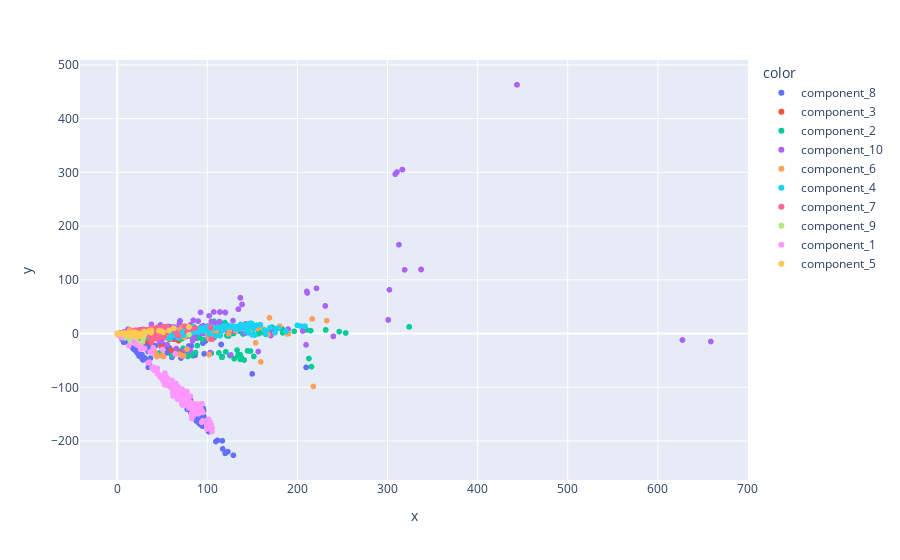

Here is the notebook cell this chart was saved with:
### Markdown cell above
Sparsity of the matrix leads us to try SVD for dimension reduction.

### Code cell
# Take all of the data and plot it on 2 dimensions
svd = TruncatedSVD(n_components=2)
svd.fit_transform(doc_word)

chrt_dat= pd.DataFrame(svd.transform(doc_word))
chrt_dat.columns = ['x','y']

import plotly.express as px
df = px.data.iris()
fig = px.scatter(chrt_dat, x='x', y="y",color=H.idxmax(axis=1).tolist(), hover_name=muni_df['ID'])
fig.show()

### Figure 1 — Plotly figure (JSON) as saved in the notebook; plotly's stock layout.template omitted (floating-point values rounded to 4 significant figures; data arrays with more than 128 entries replaced by an {"elided": "..."} marker saying what was removed)
{"data": [{"hovertemplate": "<b>%{hovertext}</b><br><br>color=component_8<br>x=%{x}<br>y=%{y}<extra></extra>", "hovertext": {"elided": "161 str values"}, "legendgroup": "component_8", "marker": {"color": "#636efa", "symbol": "circle"}, "mode": "markers", "name": "component_8", "showlegend": true, "type": "scattergl", "x": {"elided": "161 float values"}, "xaxis": "x", "y": {"elided": "161 float values"}, "yaxis": "y"}, {"hovertemplate": "<b>%{hovertext}</b><br><br>color=component_3<br>x=%{x}<br>y=%{y}<extra></extra>", "hovertext": {"elided": "314 str values"}, "legendgroup": "component_3", "marker": {"color": "#EF553B", "symbol": "circle"}, "mode": "markers", "name": "component_3", "showlegend": true, "type": "scattergl", "x": {"elided": "314 float values"}, "xaxis": "x", "y": {"elided": "314 float values"}, "yaxis": "y"}, {"hovertemplate": "<b>%{hovertext}</b><br><br>color=component_2<br>x=%{x}<br>y=%{y}<extra></extra>", "hovertext": {"elided": "282 str values"}, "legendgroup": "component_2", "marker": {"color": "#00cc96", "symbol": "circle"}, "mode": "markers", "name": "component_2", "showlegend": true, "type": "scattergl", "x": {"elided": "282 float values"}, "xaxis": "x", "y": {"elided": "282 float values"}, "yaxis": "y"}, {"hovertemplate": "<b>%{hovertext}</b><br><br>color=component_10<br>x=%{x}<br>y=%{y}<extra></extra>", "hovertext": {"elided": "396 str values"}, "legendgroup": "component_10", "marker": {"color": "#ab63fa", "symbol": "circle"}, "mode": "markers", "name": "component_10", "showlegend": true, "type": "scattergl", "x": {"elided": "396 float values"}, "xaxis": "x", "y": {"elided": "396 float values"}, "yaxis": "y"}, {"hovertemplate": "<b>%{hovertext}</b><br><br>color=component_6<br>x=%{x}<br>y=%{y}<extra></extra>", "hovertext": {"elided": "155 str values"}, "legendgroup": "component_6", "marker": {"color": "#FFA15A", "symbol": "circle"}, "mode": "markers", "name": "component_6", "showlegend": true, "type": "scattergl", "x": {"elided": "155 float values"}, "xaxis": "x", "y": {"elided": "155 float values"}, "yaxis": "y"}, {"hovertemplate": "<b>%{hovertext}</b><br><br>color=component_4<br>x=%{x}<br>y=%{y}<extra></extra>", "hovertext": {"elided": "188 str values"}, "legendgroup": "component_4", "marker": {"color": "#19d3f3", "symbol": "circle"}, "mode": "markers", "name": "component_4", "showlegend": true, "type": "scattergl", "x": {"elided": "188 float values"}, "xaxis": "x", "y": {"elided": "188 float values"}, "yaxis": "y"}, {"hovertemplate": "<b>%{hovertext}</b><br><br>color=component_7<br>x=%{x}<br>y=%{y}<extra></extra>", "hovertext": {"elided": "259 str values"}, "legendgroup": "component_7", "marker": {"color": "#FF6692", "symbol": "circle"}, "mode": "markers", "name": "component_7", "showlegend": true, "type": "scattergl", "x": {"elided": "259 float values"}, "xaxis": "x", "y": {"elided": "259 float values"}, "yaxis": "y"}, {"hovertemplate": "<b>%{hovertext}</b><br><br>color=component_9<br>x=%{x}<br>y=%{y}<extra></extra>", "hovertext": ["SS403142", "P2403911", "P1405344", "P2404423", "P1404602", "P1406248", "P1403798", "P1404598", "P1404764", "P2403566", "SS403180", "SS403181", "SS403179", "P1403806", "P2403648", "P1404630", "P1403951", "P1403950", "RE402090", "P1404506", "P1404601", "SS403023", "P1404385", "P1405109", "RE401381", "RE400799", "SS401164", "RE399466", "RE401138", "SS402400", "SS402635", "RE402069", "SS402704", "RE401487", "RE400673", "RE402075", "RE401482", "RE399779", "RE400080", "SS402966", "RE401372", "RE399125", "RE399168", "SS402080", "SS401629", "RE399358", "SS401521", "RE400588", "SS401112", "RE400193", "SS401828", "RE399852", "RE400983", "SS401049", "SS401669", "RE400375", "RE401941", "SS401343", "RE401181", "SS402084", "SS401576", "SS401069", "SS401587", "RE400262", "RE399603", "SS402507", "RE401345", "SS402639", "SS402160"], "legendgroup": "component_9", "marker": {"color": "#B6E880", "symbol": "circle"}, "mode": "markers", "name": "component_9", "showlegend": true, "type": "scattergl", "x": [8.517, 2.505, 11.36, 25.14, 19.86, 29.08, 79.77, 20.0, 16.39, 3.935, 13.38, 13.38, 13.38, 5.349, 6.591, 14.38, 29.33, 29.33, 20.86, 19.59, 17.18, 16.7, 5.92, 3.796, 5.869, 19.13, 9.669, 20.02, 0.8011, 21.42, 3.688, 14.84, 21.84, 15.88, 2.934, 23.76, 3.358, 2.546, 20.09, 7.119, 3.831, 2.624, 5.418, 17.77, 21.91, 18.02, 8.448, 0.42, 2.05, 16.48, 16.95, 17.08, 21.3, 17.32, 15.97, 15.44, 19.98, 27.91, 23.99, 19.06, 16.14, 16.13, 16.17, 16.17, 29.88, 3.158, 3.862, 3.328, 2.478], "xaxis": "x", "y": [-0.8439, 0.1922, -5.562, -5.192, -4.753, -7.025, -2.084, -16.82, -14.59, -2.808, -3.371, -3.371, -3.371, -5.062, -6.105, -12.06, -27.11, -27.11, -15.9, -13.88, -15.38, -15.25, 0.2245, -2.285, -0.8559, -5.108, -3.213, -4.898, -0.1892, -2.366, -0.09687, -2.606, -5.224, -0.9764, -1.45, -4.731, -3.079, 0.19, -11.24, -3.842, -2.67, -0.0429, -6.029, -16.44, -17.0, -16.18, -8.089, -0.5045, -3.403, -16.19, -15.17, -15.12, -17.74, -16.05, -14.98, -16.15, -16.76, -15.76, -22.08, -17.15, -14.67, -15.2, -15.29, -14.78, -3.199, -1.998, -0.2176, -0.08473, 0.2202], "yaxis": "y"}, {"hovertemplate": "<b>%{hovertext}</b><br><br>color=component_1<br>x=%{x}<br>y=%{y}<extra></extra>", "hovertext": {"elided": "218 str values"}, "legendgroup": "component_1", "marker": {"color": "#FF97FF", "symbol": "circle"}, "mode": "markers", "name": "component_1", "showlegend": true, "type": "scattergl", "x": {"elided": "218 float values"}, "xaxis": "x", "y": {"elided": "218 float values"}, "yaxis": "y"}, {"hovertemplate": "<b>%{hovertext}</b><br><br>color=component_5<br>x=%{x}<br>y=%{y}<extra></extra>", "hovertext": ["P1404412", "P2403742", "P2403701", "P2403697", "P2403608", "P1404097", "SS403448", "P1405993", "P1403621", "P1404595", "P1403657", "P1403628", "P1405461", "P1404736", "P1404733", "P1404780", "P1406544", "SS403300", "SS403311", "P1403660", "P1404878", "DE3C01D7E475CA16CEC247F3D6D1B440", "P1404606", "P1404449", "SS403310", "P1406146", "SS403313", "P1405557", "SS403133", "P1403535", "P1404421", "P1404422", "P1405515", "P1405695", "SS403154", "310958B84224B8E7823CECE3A53F4C3C", "SS402532", "SS402242", "RE399659", "SS402624", "RE401480", "SS403007", "RE401180", "RE400170", "RE399816", "RE399516", "RE401456", "RE400525", "RE401139", "RE398872", "SS401776", "SS401777", "RE401065", "RE401734", "SS402180", "RE399946", "RE399740", "RE401470", "RE399350", "RE399335", "RE401738", "RE400303", "RE401999", "RE402000", "RE400258", "SS402202", "RE399010", "RE399174", "RE400977", "RE399894", "618F6D00C2127ABBD131B0D7C8757089", "8F65D4327810AA1FB19BC3716EC5E28A", "83AB83E6218C3524DE10C7AC47533354", "SS403019", "RE398725", "RE402079", "RE401746", "RE399062", "RE401310", "RE399859", "RE399457", "SS402390", "SS403065", "RE400727", "RE399832", "RE400183", "RE399640", "RE399639", "RE399884", "RE398791", "RE398792", "RE398997", "RE400383", "SS402019", "SS402251", "RE399456", "SS401779"], "legendgroup": "component_5", "marker": {"color": "#FECB52", "symbol": "circle"}, "mode": "markers", "name": "component_5", "showlegend": true, "type": "scattergl", "x": [17.28, 14.22, 14.45, 13.41, 13.82, 23.66, 2.578, 15.73, 10.37, 37.93, 12.19, 13.06, 14.02, 13.34, 13.0, 12.71, 12.26, 10.82, 11.11, 27.59, 27.61, 1.226, 5.988, 10.91, 9.721, 8.55, 7.832, 8.719, 7.305, 20.87, 12.04, 11.5, 18.39, 37.5, 37.99, 2.328, 10.82, 10.75, 10.73, 14.1, 79.74, 10.95, 15.34, 12.15, 0.2017, 12.09, 11.49, 11.63, 19.06, 33.98, 14.76, 14.53, 10.58, 23.16, 21.1, 57.47, 49.38, 51.17, 14.06, 13.58, 35.11, 12.5, 21.6, 21.6, 11.44, 13.82, 11.98, 26.64, 26.43, 22.42, 1.226, 6.232, 3.125, 46.22, 29.15, 10.2, 11.01, 23.24, 10.04, 7.602, 62.68, 30.06, 8.803, 10.76, 19.83, 11.91, 21.79, 21.79, 8.4, 15.96, 15.96, 8.532, 37.55, 11.0, 17.31, 9.924, 14.59], "xaxis": "x", "y": [1.171, -0.1207, 0.3306, -0.1043, 0.3955, -0.1, 0.1857, -1.346, 0.3679, 3.155, 0.4325, 0.3526, 0.9548, 0.1749, 0.2389, 0.2936, -0.6141, -0.04872, 0.1487, -3.249, -3.23, -0.8009, -1.153, -0.8556, 0.1464, 0.3929, 0.2309, 0.1317, 0.1305, 1.715, -0.4909, -0.01621, -1.249, 1.897, 6.159, 0.1543, 0.1286, 0.0002526, 0.3379, 0.2274, 12.26, 0.1703, -0.2853, 0.4716, -0.1133, -0.4219, 0.04863, 0.3307, 2.419, 3.098, 0.01265, 0.6023, 0.3626, -0.5849, 0.7411, 5.572, 4.466, 2.235, 0.6102, 0.632, 4.176, 0.08754, -0.8548, -0.8548, 0.5495, -3.248, 0.2268, -3.368, -3.033, -5.822, -0.8009, -1.855, 0.1193, 5.438, 2.877, -0.9832, 0.4086, -3.195, 0.8755, 0.003007, 9.853, 3.753, -0.02026, 0.1872, 1.651, 0.9242, 0.03019, 0.03019, 0.3348, -3.827, -3.827, -0.6859, 1.899, 0.6962, 0.3883, -0.3895, -3.251], "yaxis": "y"}], "layout": {"legend": {"title": {"text": "color"}, "tracegroupgap": 0}, "margin": {"t": 60}, "xaxis": {"anchor": "y", "domain": [0, 1], "title": {"text": "x"}}, "yaxis": {"anchor": "x", "domain": [0, 1], "title": {"text": "y"}}}}
